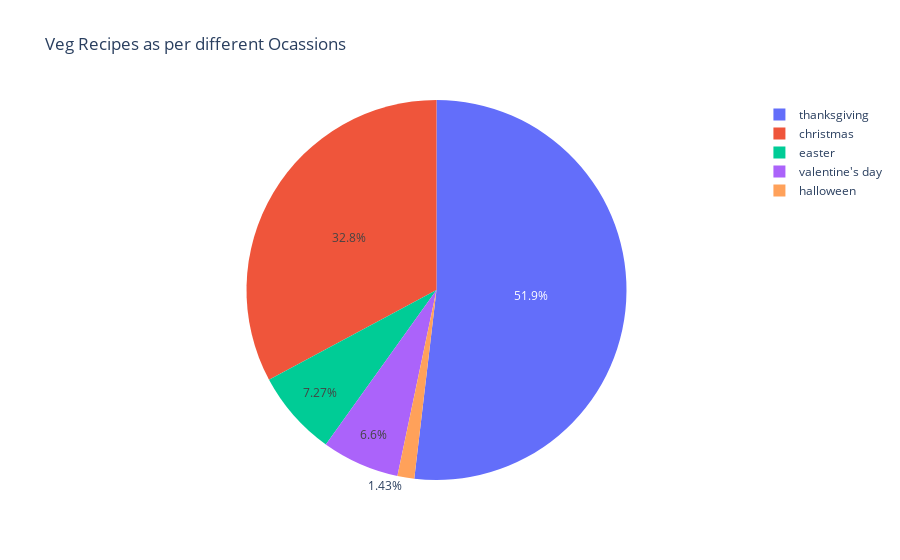

The notebook cell this image was saved under:
### Code cell
labels = ["christmas", "thanksgiving", "halloween", "easter", "valentine's day"]
ratios = [reduced_data[reduced_data["food_type"] == "Veg"][col].sum() / len([reduced_data["food_type"] == "Veg"]) * 100 for col in labels]
fig = px.pie(values = ratios, names = labels, title = "Veg Recipes as per different Ocassions")
fig.show()

### Figure 1 — Plotly figure (JSON) as saved in the notebook; plotly's stock layout.template omitted (floating-point values rounded to 4 significant figures)
{"data": [{"domain": {"x": [0, 1], "y": [0, 1]}, "hovertemplate": "label=%{label}<br>value=%{value}<extra></extra>", "labels": ["christmas", "thanksgiving", "halloween", "easter", "valentine's day"], "legendgroup": "", "name": "", "showlegend": true, "type": "pie", "values": [82600, 130500, 3600, 18300, 16600]}], "layout": {"legend": {"tracegroupgap": 0}, "title": {"text": "Veg Recipes as per different Ocassions"}}}
